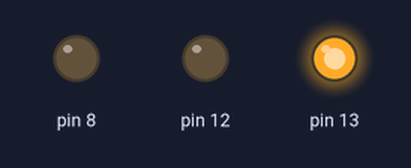
The sketch below on a simulated Arduino Uno, built with avr-gcc and run on an emulated ATmega328P. Parts: output pins drawn as LEDs (lit = HIGH).

Above: at 1.5 s.
At 3.2 s:
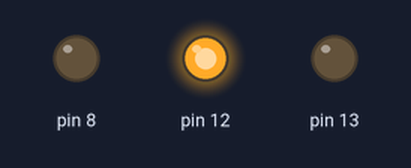
At 5.0 s:
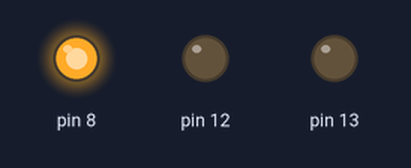
Timing chart, 0 to 8.5 s (numbered marks = the images above):
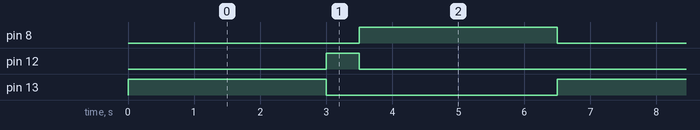

The sketch:

Semaforo.ino
```cpp
void setup() {
  pinMode(8, OUTPUT);
  pinMode(12, OUTPUT);
  pinMode(13, OUTPUT);
}

void loop() {
  digitalWrite(13, HIGH);
  delay(3000);
  digitalWrite(13, LOW);
  digitalWrite(12, HIGH);
  delay(500);
  digitalWrite(12, LOW);
  digitalWrite(8, HIGH);
  delay(3000);
  digitalWrite(8, LOW);
}
```

Measured:
- by itself, pin 8, pin 13: alternates HIGH for 3.0 s and LOW for 3.5 s
- by itself, pin 12: alternates HIGH for 0.50 s and LOW for 6.0 s
- by itself, everything shown: repeats every 6.5 s, in 4 steps
